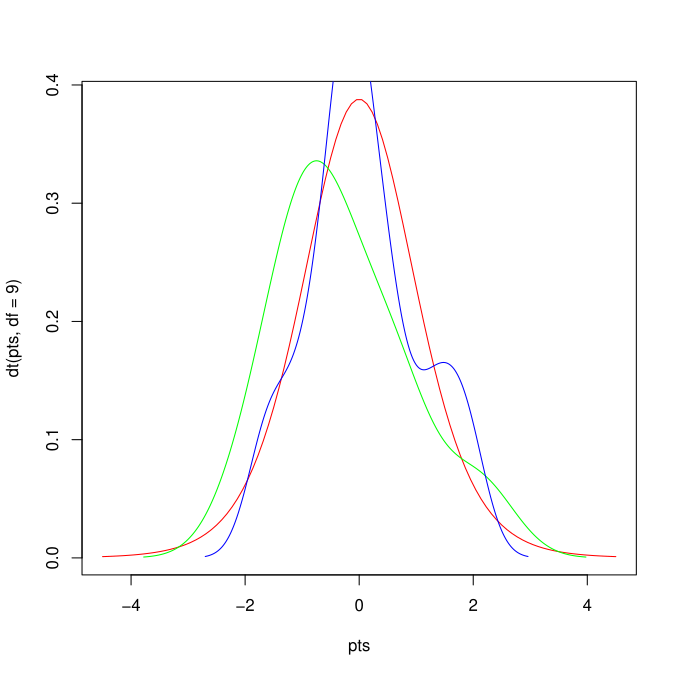

Write the R code that produced this figure.
#Author: Kalia Glover, Date:10/29/2024, Purpose:Calculate T Test 

#Create 2 varibles/ groups x and y 

x = rnorm(10)
y = rnorm(10)

# Plot x and y variables to check if they follow a normal distribution

pts = seq(-4.5,4.5,length=100)
plot(pts,dt(pts,df=9),col='red',type='l')
lines(density(x), col='green')
lines(density(y), col='blue')

Apply the Ttest function to get a P value
ttest = t.test(x,y)

 Welch Two Sample t-test

data:  x and y
t = -0.67779, df = 17.585, p-value = 0.5067
alternative hypothesis: true difference in means is not equal to 0
95 percent confidence interval:
 -1.3533512  0.6939721
sample estimates:
  mean of x   mean of y 
-0.27450826  0.05518127 
